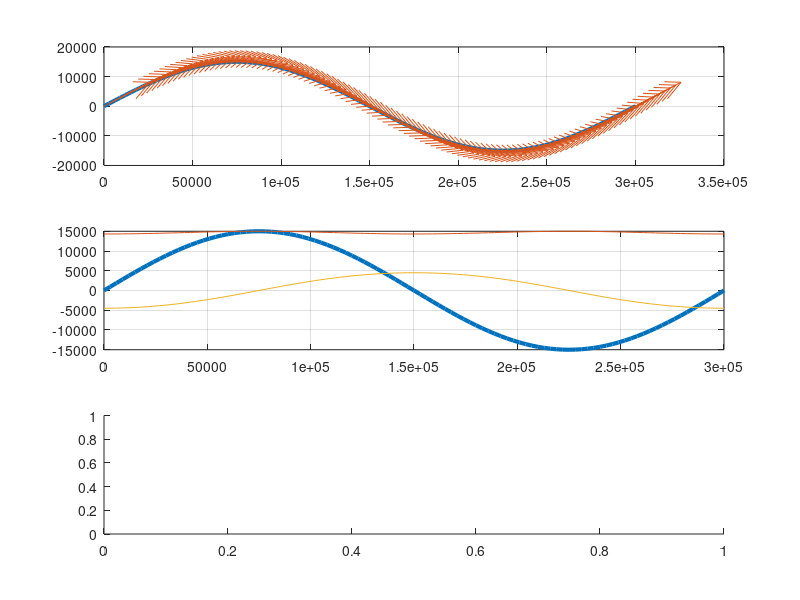

Write the MATLAB code that produced this figure. (Note: this script raises an error after producing the figure.)
%%
% SOLVE THE CURVED FRONT EKMAN TRANSPORT
%%

% PARAMETERS
% l(x,y)- Parameterized along front coordinate
% ubar - Along front speed (uniform in l), with cross front variation
ubar = 0.75;

% f - Coriolis
f = 1e-4;
% tau
taumag =0.1/1030;

% DERIVED QUANTITIES
% epsilon
epsilon = .25;
L = ubar./(f.*epsilon);
% dubar/dn - shear vorticity
dudn = -ubar./L;

% epsilonr/epsilon = A/L
epreps = .5;
A =(L*epreps);
% A/L;
% k
% tau dot s
% tau dot n


% Define a frontal equation
% y = f(x)
t=0:.01:pi;
% A = .5;
x = -A*cos(t);
deltax = (.01);
xfact = 10*L;
x = (0:deltax:1).*xfact;
y = A*sin(2*pi*x./(xfact));
l = [x, y];

dx  = gradient(x);
ddx = gradient(dx);
dy  = gradient(y);
ddy = gradient(dy);

num   = dx .* ddy - ddx .* dy;
denom = dx .* dx + dy .* dy;
denom = sqrt(denom);
denom = denom.* denom.* denom;
k = num ./ denom;
k(denom < 0) = NaN;
k(num==0) = NaN;

du = gradient(x, deltax*xfact); %Temporary velocity gradients
dv = gradient(y, deltax*xfact); %


vels = du+1i*dv;  %Tangent Vectors at each spot.
frntvec = vels./abs(vels); %Normalized;

tau = taumag.*ones(size(x));
taus = dot([real(tau); imag(tau)], [real(frntvec); imag(frntvec)]);
taun = dot([real(tau); imag(tau)], [-imag(frntvec); real(frntvec)]);

subplot(3,1,1)
plot(x, y, 'LineWidth', 3);
grid on
hold on
quiver(x, y, du, dv);
hold off
% axis equal
subplot(3,1,2)
plot(x,y, 'LineWidth', 3);
hold on
plot(x, taus*A./tau)
plot(x, taun*A./tau);
hold off
grid on

subplot(3,1,3)
plot(x, curvature);
% axis equal
%%%%
%% SOLVE ODES
omega = ubar*k;
zeta = -dudn + omega;
l = cumtrapz(x, abs(vels));

out = meanderFrontODEs(l, omega, zeta, ubar, taus, taun, f);

% Mu = dot([out.u.*frntvec; out.v.*imag(frntvec)], [1*ones(size(x)); 0*ones(size(x))]);
Mu = dot([out.u; out.v],[real(frntvec); imag(frntvec)]);

Mv = dot([out.u; out.v],[-imag(frntvec); real(frntvec)]);

figure
subplot(3,1,1);
plot(l, out.u);
hold on
plot(l, out.v);
hold off
legend('Along Front', 'Across Front');
grid on
subplot(3,1,2)
plot(x,y);
hold on
quiver(x,y,Mu, Mv);
grid on
subplot(3,1,3);
plot(x, Mu);
hold on
plot(x, Mv);
hold off
legend('M_U', 'M_V');
grid on